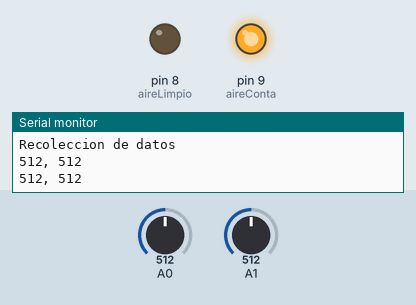
Bench run of a sketch on a simulated Arduino Uno, built with avr-gcc and run on an emulated ATmega328P. On the bench: output pins drawn as LEDs (lit = HIGH), the last lines printed to the serial monitor. The inputs (shaded band) are chosen by the test bench; at power-on: A0 = 512, A1 = 512.

Above: at 2.3 s.
2.4 s: A0 set to 215
4.2 s: A0 set to 186
At 6.2 s:
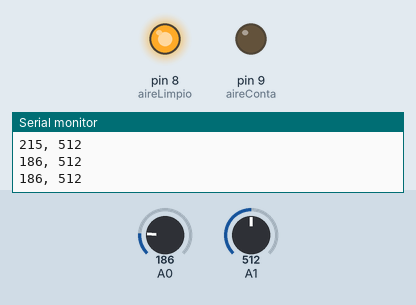
6.5 s: A0 set to 210
At 7.8 s:
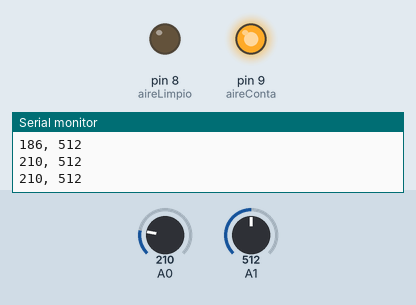
8.5 s: A0 set to 190
At 9.3 s:
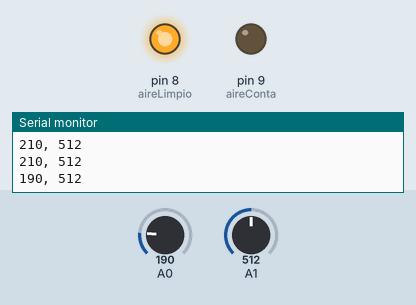
Timing chart, 0 to 11.5 s (numbered marks = the images above; inputs shaded):
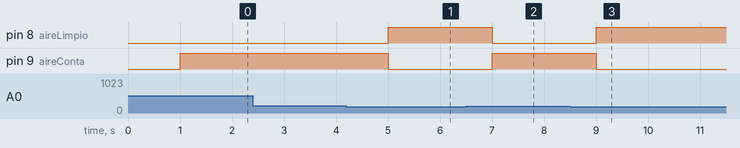

The sketch:

GuerronRamirez_DatosFiltro_Proyecto2B.ino
```cpp
/*
 *    Programa Recoleccion de datos
 * Proyecto Segundo Bimestre
 * Integrantes: Carlos Guerron. Paul Ramirez
 *
 */
int mq135=0;
int mq7=0;
int aireLimpio=8;
int aireConta=9;

void setup() {
  pinMode(aireLimpio, OUTPUT);
  pinMode(aireConta, OUTPUT);
  Serial.begin(9600);
  Serial.println("Recoleccion de datos");
  digitalWrite(aireLimpio, LOW);
  digitalWrite(aireConta, LOW);

}

void loop() {
  delay(500);
  mq135=analogRead(A0);
  mq7=analogRead(A1);
  Serial.println(String(mq135)+String(", ")+String(mq7));
  delay(500);
  if(mq135>60 && mq135<200){
    digitalWrite(aireLimpio, HIGH);
    digitalWrite(aireConta, LOW);
    }
   if(mq135>200){
    digitalWrite(aireLimpio, LOW);
    digitalWrite(aireConta, HIGH);
    }
    if(mq7>130 && mq7<300){
    digitalWrite(aireLimpio, HIGH);
    digitalWrite(aireConta, LOW);
    }
    if(mq135>300){
    digitalWrite(aireLimpio, LOW);
    digitalWrite(aireConta, HIGH);
    }
}
```

Measured:
- the behaviour switches between 200 and 199 on A0 (found by bisection; images 0 and 1)
- after the input at 4.2 s, pin 8 (aireLimpio): LOW → HIGH after 0.80 s; pin 9 (aireConta): HIGH → LOW after 0.80 s
- after the input at 6.5 s, pin 8 (aireLimpio): HIGH → LOW after 0.50 s; pin 9 (aireConta): LOW → HIGH after 0.50 s
- after the input at 8.5 s, pin 8 (aireLimpio): LOW → HIGH after 0.51 s; pin 9 (aireConta): HIGH → LOW after 0.51 s
